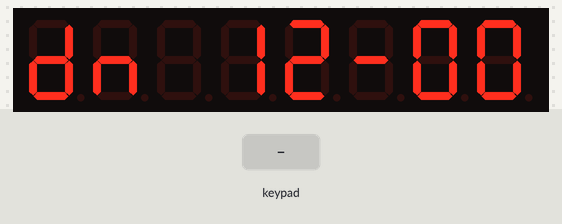
A sketch run on a simulated Arduino Uno, built with avr-gcc and run on an emulated ATmega328P. On the bench: 8-digit seven-segment display. Wiring (inferred from the names in the program): TM1638 display and keys: STB A0; clock A1; DIO A2. The test bench sets the inputs (shaded band).

Above: at 0.8 s.
0.9 s: key '8' pressed
At 13.6 s:
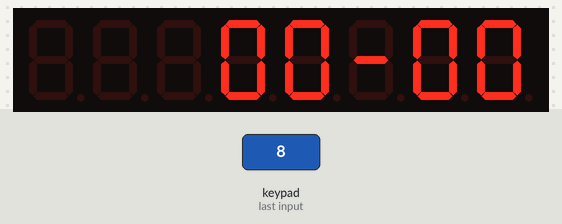
At 14.4 s:
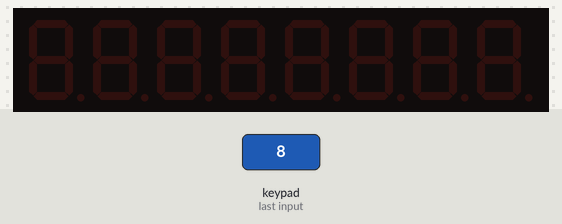
Timing chart, 0 to 15.5 s (numbered marks = the images above; inputs shaded):
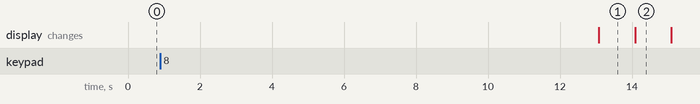

Measured:
- after the input at 0.9 s, the display: changes after 12.2 s (image 1)
- what the display in image 1 shows lasts 1.0 s, from 13.1 s to 14.1 s

The sketch:

lab15_checkpoint3.ino
```cpp
#include <avr/io.h>
#include <avr/sleep.h>
#include <util/delay.h>

// กำหนดขาเชื่อมต่อกับ TM1638 ตามรูปที่ 15.3
const int strobe = A0; // STB ต่อกับ A0
const int clock  = A1; // CLK ต่อกับ A1
const int data   = A2; // DIO ต่อกับ A2

// ตารางรหัส 7-segment ตัวเลข 0 - 9
const uint8_t digits[] = {
  0x3F, 0x06, 0x5B, 0x4F, 0x66,
  0x6D, 0x7D, 0x07, 0x7F, 0x6F
};

// ตัวอักษรพิเศษ
const uint8_t CHAR_D = 0x5E; // ตัว 'd'
const uint8_t CHAR_N = 0x54; // ตัว 'n'
const uint8_t CHAR_DASH = 0x40; // ขีดกลาง '-'
const uint8_t CHAR_BLANK = 0x00; // ปิดดับ

// --- ฟังก์ชันพื้นฐานควบคุม TM1638 ---
void sendCommand(uint8_t value) {
  digitalWrite(strobe, LOW);
  shiftOut(data, clock, LSBFIRST, value);
  digitalWrite(strobe, HIGH);
}

void reset() {
  sendCommand(0x40); // Auto-increment address
  digitalWrite(strobe, LOW);
  shiftOut(data, clock, LSBFIRST, 0xC0);
  for (uint8_t i = 0; i < 16; i++) {
    shiftOut(data, clock, LSBFIRST, 0x00);
  }
  digitalWrite(strobe, HIGH);
}

uint8_t readTM1638_Buttons(void) {
  uint8_t buttons = 0;
  digitalWrite(strobe, LOW);
  shiftOut(data, clock, LSBFIRST, 0x42); // คำสั่งอ่านคีย์บอร์ด

  pinMode(data, INPUT);
  for (uint8_t i = 0; i < 4; i++) {
    uint8_t v = shiftIn(data, clock, LSBFIRST) << i;
    buttons |= v;
  }
  pinMode(data, OUTPUT);
  digitalWrite(strobe, HIGH);
  return buttons;
}

// อัปเดตข้อมูล 7-segment ทั้ง 8 หลักรวดเดียวด้วยโหมด Auto-increment
void update_display_raw(const uint8_t raw[8]) {
  sendCommand(0x40); // Auto increment
  digitalWrite(strobe, LOW);
  shiftOut(data, clock, LSBFIRST, 0xC0);
  for (uint8_t i = 0; i < 8; i++) {
    shiftOut(data, clock, LSBFIRST, raw[i]); // ข้อมูล 7-segment
    shiftOut(data, clock, LSBFIRST, 0x00);   // ข้อมูล LED ประจำหลัก (ปิด)
  }
  digitalWrite(strobe, HIGH);
}

// แสดงผล "dn  12-00"
void display_initial() {
  uint8_t raw[8] = {
    CHAR_D,         // หลักที่ 1: 'd'
    CHAR_N,         // หลักที่ 2: 'n'
    CHAR_BLANK,     // หลักที่ 3: ว่าง
    digits[1],      // หลักที่ 4: '1'
    digits[2],      // หลักที่ 5: '2'
    CHAR_DASH,      // หลักที่ 6: '-'
    digits[0],      // หลักที่ 7: '0'
    digits[0]       // หลักที่ 8: '0'
  };
  update_display_raw(raw);
}

// อัปเดตเวลาที่เหลือนับถอยหลัง (หน่วย 1/100 วินาที)
void display_time(int remaining_cs) {
  uint8_t sec = remaining_cs / 100;
  uint8_t cs  = remaining_cs % 100;

  uint8_t raw[8] = {
    CHAR_D,
    CHAR_N,
    CHAR_BLANK,
    digits[sec / 10],
    digits[sec % 10],
    CHAR_DASH,
    digits[cs / 10],
    digits[cs % 10]
  };
  update_display_raw(raw);
}

// แสดงผล "   00-00" (3 ตัวแรกดับ)
void display_zero(bool on) {
  if (!on) {
    reset();
    return;
  }
  uint8_t raw[8] = {
    CHAR_BLANK,
    CHAR_BLANK,
    CHAR_BLANK,
    digits[0],
    digits[0],
    CHAR_DASH,
    digits[0],
    digits[0]
  };
  update_display_raw(raw);
}

void enter_sleep() {
  // 1. ดับหน้าจอและล้างรีจิสเตอร์ของ TM1638 ก่อนเพื่อลดการกินกระแส
  sendCommand(0x80); // Display OFF
  reset();
  // 2. ปิดและตั้งค่า sleep mode
  set_sleep_mode(SLEEP_MODE_PWR_DOWN);
  sleep_enable();
  sleep_bod_disable(); // ปิด Brown-Out Detector เพื่อประหยัดพลังงานสูงสุด
  sleep_cpu();         // เข้าสู่ภาวะหลับทันที
  sleep_disable();
}

// ฟังก์ชันนับถอยหลัง 12 วินาที (เปลี่ยนค่าทุก 1/100 วินาที = 10ms)
void countdown() {
  int remaining_cs = 1200; // 12.00 วินาที = 12000 ms
  display_time(remaining_cs);

  unsigned long last_tick = millis();

  while (remaining_cs > 0) {
    if (millis() - last_tick >= 10) {
      last_tick += 10;
      remaining_cs--;
      display_time(remaining_cs);
    }
  }

  // หลังจากถึง 00-00 แล้ว ให้กระพริบ 2 ครั้ง
  for (int i = 0; i < 2; i++) {
    display_zero(true);
    _delay_ms(1000);
    display_zero(false);
    _delay_ms(1000);
  }
}

void setup() {
  pinMode(strobe, OUTPUT);
  pinMode(clock, OUTPUT);
  pinMode(data, OUTPUT);
  // เริ่มต้นเปิดจอ TM1638 และเคลียร์หน้าจอ
  sendCommand(0x8F); // Display ON, Brightness สูงสุด
  reset();
  // แสดงผลเริ่มต้น "dn  12-00"
  display_initial();
  // รอการกดสวิตช์ S8 หรือรอจนหมดเวลา 5 วินาที
  unsigned long start_time = millis();
  bool s8_pressed = false;
  while (millis() - start_time < 5000) {
    uint8_t buttons = readTM1638_Buttons();
    if (buttons & 0x80) { // สวิตช์ S8 คือบิต 7 (0x80)
      s8_pressed = true;
      break;
    }
    _delay_ms(20); // ดีเลย์เล็กน้อยเพื่อลดความถี่ในการสแกนปุ่ม
  }
  if (s8_pressed) {
    // รอจนปล่อยปุ่ม S8 ป้องกันการสั่งงานซ้ำ
    while (readTM1638_Buttons() & 0x80);
    _delay_ms(20);
    // ดำเนินการนับถอยหลัง 12 วินาที
    countdown();
  }
  // หากไม่มีการกดปุ่มใน 5 วินาที หรือนับถอยหลังและกระพริบเสร็จแล้ว ให้เข้าสู่ภาวะหลับ
  enter_sleep();
}

void loop() {
  enter_sleep();
}
```
